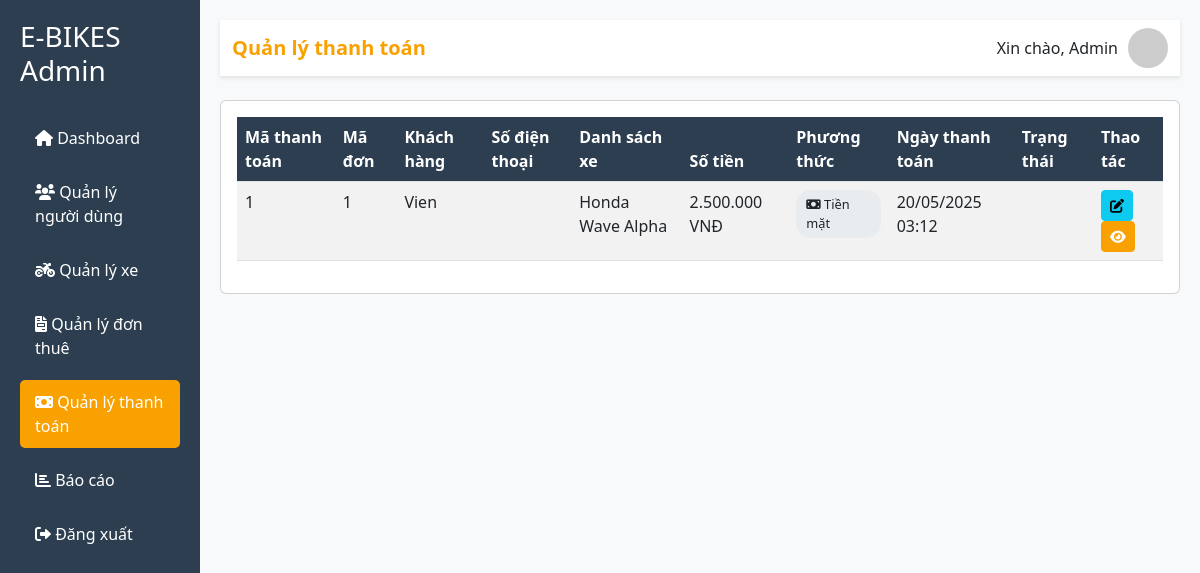
Screenshot of /admin/payments.php (signed in) with the database file from the repository.
### tables this page shows
CREATE TABLE `thanh_toan` (
  `ma_thanh_toan` int(11) NOT NULL,
  `ma_don_thue` varchar(10) NOT NULL,
  `ngay_thanh_toan` timestamp NULL DEFAULT current_timestamp(),
  `so_tien` decimal(10,2) NOT NULL,
  `phuong_thuc` enum('tien_mat','the_tin_dung','chuyen_khoan','momo','zalo_pay') DEFAULT NULL
);

CREATE TABLE `don_thue` (
  `ma_don_thue` int(11) NOT NULL,
  `ma_nguoi_dung` int(11) NOT NULL,
  `ngay_thue` date NOT NULL,
  `ngay_tra` date NOT NULL,
  `tong_tien` decimal(10,2) NOT NULL,
  `tinh_trang` enum('da_dat','dang_thue','hoan_thanh','da_huy') DEFAULT 'da_dat',
  `ngay_tao` timestamp NULL DEFAULT current_timestamp()
);

CREATE TABLE `nguoi_dung` (
  `ma_nguoi_dung` int(11) NOT NULL,
  `ho_ten` varchar(100) NOT NULL,
  `email` varchar(100) NOT NULL,
  `mat_khau` varchar(255) NOT NULL,
  `so_dien_thoai` varchar(20) DEFAULT NULL,
  `dia_chi` text DEFAULT NULL,
  `cccd` varchar(20) DEFAULT NULL,
  `ngay_sinh` date DEFAULT NULL,
  `ngay_tao` timestamp NULL DEFAULT current_timestamp(),
  `vai_tro` enum('user','admin') DEFAULT 'user'
);

### admin/payments.php (the view, shortened to what this page needs)
<?php
include '../connect.php';
$payments = $conn->query("
    SELECT tt.*, dt.ma_don_thue, nd.ho_ten as ten_nguoi_dung, nd.so_dien_thoai,
           GROUP_CONCAT(CONCAT(xm.hang_xe, ' ', xm.dong_xe) SEPARATOR ', ') as danh_sach_xe,
           SUM(ctdt.thanh_tien) as tong_tien
    FROM thanh_toan tt
    JOIN don_thue dt ON tt.ma_don_thue = dt.ma_don_thue
    JOIN nguoi_dung nd ON dt.ma_nguoi_dung = nd.ma_nguoi_dung
    JOIN chi_tiet_don_thue ctdt ON dt.ma_don_thue = ctdt.ma_don_thue
    JOIN xe_may xm ON ctdt.ma_xe = xm.ma_xe
    GROUP BY tt.ma_thanh_toan
    ORDER BY tt.ngay_thanh_toan DESC
");
?>
<!DOCTYPE html>
<html lang="vi">
<head>
    <link href="https://cdn.jsdelivr.net/npm/bootstrap@5.3.0/dist/css/bootstrap.min.css" rel="stylesheet">
    <link href="https://cdnjs.cloudflare.com/ajax/libs/font-awesome/6.0.0/css/all.min.css" rel="stylesheet">
</head>
<body>
    <div class="container-fluid">
        <div class="row">
            <div class="col-md-3 col-lg-2 sidebar">
                <h3 class="mb-4">E-BIKES Admin</h3>
                <nav class="nav flex-column">
                    <a class="nav-link" href="index.php">
                        <i class="fas fa-home"></i> Dashboard
                    </a>
                    <a class="nav-link" href="users.php">
                        <i class="fas fa-users"></i> Quản lý người dùng
                    </a>
                    <a class="nav-link" href="vehicles.php">
                        <i class="fas fa-motorcycle"></i> Quản lý xe
                    </a>
                    <a class="nav-link" href="rentals.php">
                        <i class="fas fa-file-invoice"></i> Quản lý đơn thuê
                    </a>
                    <a class="nav-link active" href="payments.php">
                        <i class="fas fa-money-bill"></i> Quản lý thanh toán
                    </a>
                    <a class="nav-link" href="reports.php">
                        <i class="fas fa-chart-bar"></i> Báo cáo
                    </a>
                    <a class="nav-link" href="../dang_xuat.php">
                        <i class="fas fa-sign-out-alt"></i> Đăng xuất
                    </a>
                </nav>
            </div>
            <div class="col-md-9 col-lg-10 main-content">
                <nav class="navbar navbar-expand-lg mb-4">
                    <div class="container-fluid">
                        <span class="navbar-brand">Quản lý thanh toán</span>
                        <div class="user-info">
                            <span>Xin chào, <?php echo htmlspecialchars($_SESSION['user_name']); ?></span>
                            <img src="https://ui-avatars.com/api/?name=<?php echo urlencode($_SESSION['user_name']); ?>&background=random" alt="Admin">
                        </div>
                    </div>
                </nav>
                <div class="card">
                    <div class="card-body">
                        <div class="table-responsive">
                            <table class="table table-striped table-hover">
                                <thead>
                                    <tr>
                                        <th>Mã thanh toán</th>
                                        <th>Mã đơn</th>
                                        <th>Khách hàng</th>
                                        <th>Số điện thoại</th>
                                        <th>Danh sách xe</th>
                                        <th>Số tiền</th>
                                        <th>Phương thức</th>
                                        <th>Ngày thanh toán</th>
                                        <th>Trạng thái</th>
                                        <th>Thao tác</th>
                                    </tr>
                                </thead>
                                <tbody>
                                    <?php while ($payment = $payments->fetch_assoc()): ?>
                                    <tr>
                                        <td><?php echo $payment['ma_thanh_toan']; ?></td>
                                        <td><?php echo $payment['ma_don_thue']; ?></td>
                                        <td><?php echo htmlspecialchars($payment['ten_nguoi_dung']); ?></td>
                                        <td><?php echo htmlspecialchars($payment['so_dien_thoai']); ?></td>
                                        <td><?php echo htmlspecialchars($payment['danh_sach_xe']); ?></td>
                                        <td><?php echo number_format($payment['tong_tien'], 0, ',', '.'); ?> VNĐ</td>
                                        <td>
                                            <span class="payment-method">
                                                <?php
                                                switch ($payment['phuong_thuc']) {
                                                    case 'tien_mat':
                                                        echo '<i class="fas fa-money-bill"></i> Tiền mặt';
                                                        break;
                                                }
                                                ?>
                                            </span>
                                        </td>
                                        <td><?php echo date('d/m/Y H:i', strtotime($payment['ngay_thanh_toan'])); ?></td>
                                        <td>
                                            <?php
                                            $status_class = '';
                                            ?>
                                            <span class="status-badge <?php echo $status_class; ?>">
                                            </span>
                                        </td>
                                        <td>
                                            <button class="btn btn-sm btn-info" onclick="updateStatus(<?php echo $payment['ma_thanh_toan']; ?>, '<?php echo $payment['trang_thai']; ?>')">
                                                <i class="fas fa-edit"></i>
                                            </button>
                                            <button class="btn btn-sm btn-primary" onclick="viewDetails(<?php echo $payment['ma_thanh_toan']; ?>)">
                                                <i class="fas fa-eye"></i>
                                            </button>
                                        </td>
                                    </tr>
                                    <?php endwhile; ?>
                                </tbody>
                            </table>
                        </div>
                    </div>
                </div>
            </div>
        </div>
    </div>
</body>
</html>

### admin/payments.php (style rules this page uses)
:root { --primary-color: #f8a100; --secondary-color: #2c3e50; --text-color: #333; --light-bg: #f8f9fa; }
body { font-family: 'Segoe UI', Tahoma, Geneva, Verdana, sans-serif; background-color: var(--light-bg); }
.sidebar { background-color: var(--secondary-color); min-height: 100vh; padding: 20px; color: white; }
.sidebar .nav-link { color: white; padding: 10px 15px; margin: 5px 0; border-radius: 5px; transition: all 0.3s; }
.sidebar .nav-link.active { background-color: var(--primary-color); }
.main-content { padding: 20px; }
.navbar { background-color: white; box-shadow: 0 2px 4px rgba(0,0,0,0.1); }
.navbar-brand { color: var(--primary-color) !important; font-weight: bold; }
.user-info { display: flex; align-items: center; gap: 10px; }
.user-info img { width: 40px; height: 40px; border-radius: 50%; }
.btn-primary { background-color: var(--primary-color); border-color: var(--primary-color); }
.table th { background-color: var(--secondary-color); color: white; }
.status-badge { padding: 5px 10px; border-radius: 15px; font-size: 0.8em; }
.payment-method { display: inline-block; padding: 5px 10px; border-radius: 15px; background-color: #e9ecef; font-size: 0.8em; }

### rows the page displays
thanh_toan: ma_thanh_toan "1", don_thue.ma_don_thue "1", nguoi_dung.ho_ten "Vien", danh_sach_xe "Honda Wave Alpha", tong_tien "2.500.000", phuong_thuc "tien_mat" (drawn), ngay_thanh_toan "20/05/2025 03:12"

### other values shown
$_SESSION['user_name'] "Admin"
